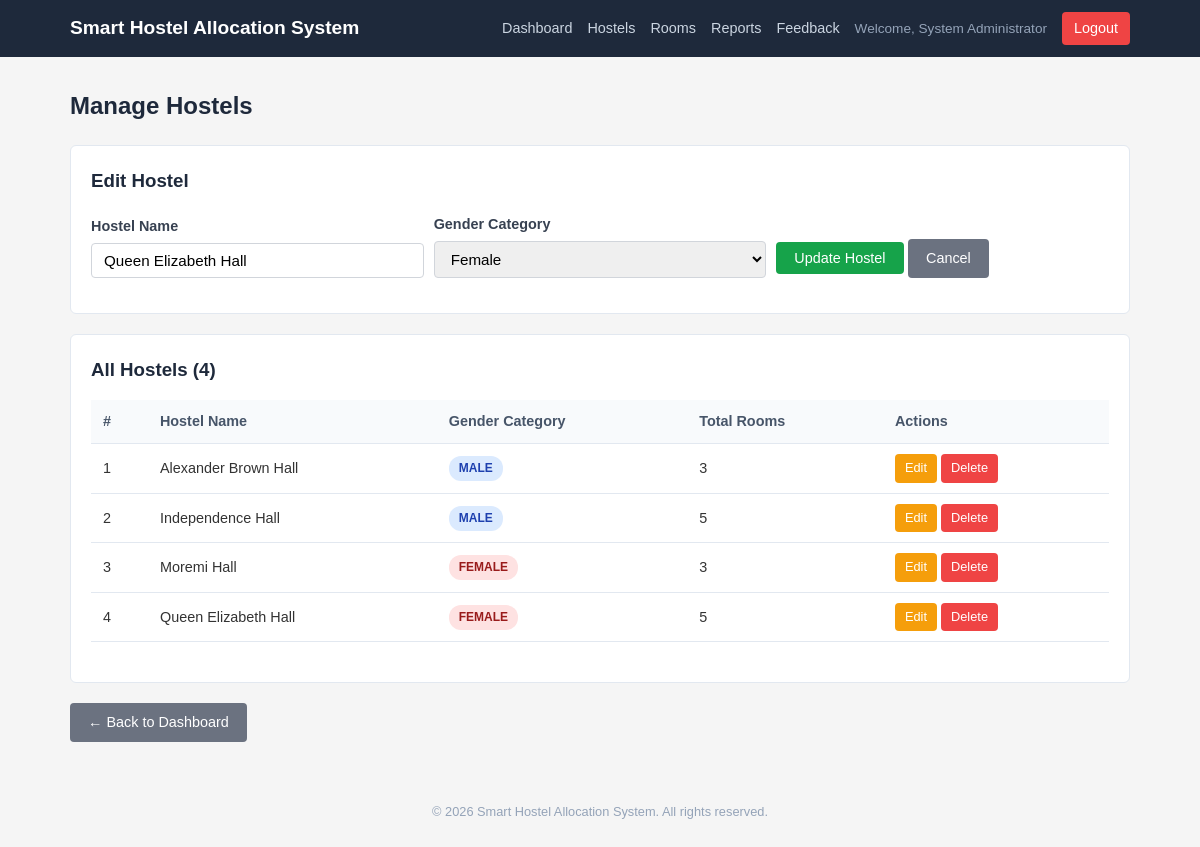
Screenshot of /old_php_version/admin/manage_hostels.php?edit=2 (signed in) with the database file from the repository.
### tables this page shows
CREATE TABLE IF NOT EXISTS hostels (
    hostel_id INT AUTO_INCREMENT PRIMARY KEY,
    hostel_name VARCHAR(100) NOT NULL,
    gender_category ENUM('Male', 'Female') NOT NULL,
    total_rooms INT NOT NULL DEFAULT 0,
    created_at DATETIME DEFAULT CURRENT_TIMESTAMP
);

### old_php_version/includes/functions.php (called while the page is built, shortened)
<?php
require_once __DIR__ . '/config.php';
function getAllHostels() {
    global $conn;
    $query = "SELECT * FROM hostels ORDER BY hostel_name ASC";
    $result = mysqli_query($conn, $query);
    $hostels = [];
    while ($row = mysqli_fetch_assoc($result)) {
        $hostels[] = $row;
    }
    return $hostels;
}
function getHostelById($hostelId) {
    global $conn;
    $hostelId = (int)$hostelId;
    $query = "SELECT * FROM hostels WHERE hostel_id = $hostelId LIMIT 1";
    $result = mysqli_query($conn, $query);
    return ($result && mysqli_num_rows($result) === 1) ? mysqli_fetch_assoc($result) : null;
}
function sanitize($str) {
    return htmlspecialchars($str, ENT_QUOTES, 'UTF-8');
}

### old_php_version/admin/manage_hostels.php (the view, shortened to what this page needs)
<?php
require_once __DIR__ . '/../includes/auth.php';
require_once __DIR__ . '/../includes/functions.php';
$editHostel = null;
if (isset($_GET['edit'])) {
    $editHostel = getHostelById((int)$_GET['edit']);
}
$hostels = getAllHostels();
include __DIR__ . '/../includes/header.php';
?>
<h1 class="page-title">Manage Hostels</h1>
<div class="card">
    <h3><?php echo $editHostel ? 'Edit Hostel' : 'Add New Hostel'; ?></h3>
    <form method="POST" action="" class="form-inline">
        <div class="form-group">
            <label for="hostel_name">Hostel Name</label>
            <input type="text" id="hostel_name" name="hostel_name" required
                   value="<?php echo $editHostel ? sanitize($editHostel['hostel_name']) : ''; ?>"
                   placeholder="e.g., Independence Hall">
        </div>
        <div class="form-group">
            <label for="gender_category">Gender Category</label>
            <select id="gender_category" name="gender_category" required>
                <option value="Female" <?php echo ($editHostel && $editHostel['gender_category'] === 'Female') ? 'selected' : ''; ?>>Female</option>
            </select>
        </div>
        <div class="form-group">
            <label>&nbsp;</label>
            <?php if ($editHostel): ?>
                <button type="submit" name="edit_hostel" class="btn btn-success">Update Hostel</button>
                <a href="<?php echo BASE_URL; ?>/admin/manage_hostels.php" class="btn btn-secondary">Cancel</a>
            <?php else: ?>
                <button type="submit" name="add_hostel" class="btn btn-primary">Add Hostel</button>
            <?php endif; ?>
        </div>
    </form>
</div>
<div class="card">
    <h3>All Hostels (<?php echo count($hostels); ?>)</h3>
    <?php if (empty($hostels)): ?>
        <p>No hostels have been added yet.</p>
    <?php else: ?>
        <div class="table-wrapper">
            <table>
                <thead>
                    <tr>
                        <th>#</th>
                        <th>Hostel Name</th>
                        <th>Gender Category</th>
                        <th>Total Rooms</th>
                        <th>Actions</th>
                    </tr>
                </thead>
                <tbody>
                    <?php foreach ($hostels as $index => $hostel): ?>
                        <tr>
                            <td><?php echo $index + 1; ?></td>
                            <td><?php echo sanitize($hostel['hostel_name']); ?></td>
                            <td><span class="badge <?php echo $hostel['gender_category'] === 'Male' ? 'badge-blue' : 'badge-red'; ?>"><?php echo $hostel['gender_category']; ?></span></td>
                            <td><?php echo $hostel['total_rooms']; ?></td>
                            <td>
                                <a href="?edit=<?php echo $hostel['hostel_id']; ?>" class="btn btn-warning btn-sm">Edit</a>
                                <a href="?delete=<?php echo $hostel['hostel_id']; ?>" class="btn btn-danger btn-sm"
                                   onclick="return confirmDelete('hostel')">Delete</a>
                            </td>
                        </tr>
                    <?php endforeach; ?>
                </tbody>
            </table>
        </div>
    <?php endif; ?>
</div>
<p style="margin-top: 15px;">
    <a href="<?php echo BASE_URL; ?>/admin/dashboard.php" class="btn btn-secondary">← Back to Dashboard</a>
</p>
<footer>
    <p>&copy; <?php echo date('Y'); ?> <?php echo APP_NAME; ?>. All rights reserved.</p>
</footer>
</body>
</html>

### frontend/assets/css/style.css (style rules this page uses)
*, *::before, *::after { margin: 0; padding: 0; box-sizing: border-box; }
body { font-family: Arial, Helvetica, sans-serif; line-height: 1.6; color: #333; background-color: #f5f5f5; }
a { color: #2563eb; text-decoration: none; }
.page-title { font-size: 1.5rem; margin-bottom: 20px; color: #1e293b; }
.card { background: #fff; border: 1px solid #e2e8f0; border-radius: 6px; padding: 20px; margin-bottom: 20px; }
.card h2, .card h3 { margin-bottom: 15px; color: #1e293b; }
.form-group { margin-bottom: 15px; }
.form-group label { display: block; margin-bottom: 5px; font-weight: bold; font-size: 0.9rem; color: #374151; }
.form-group input, .form-group select, .form-group textarea { width: 100%; padding: 8px 12px; border: 1px solid #d1d5db; border-radius: 4px; font-size: 0.95rem; font-family: inherit; }
.form-inline { display: flex; gap: 10px; align-items: flex-end; flex-wrap: wrap; }
.form-inline .form-group { flex: 1; min-width: 150px; }
.btn { display: inline-block; padding: 8px 18px; border: none; border-radius: 4px; font-size: 0.9rem; cursor: pointer; text-decoration: none; text-align: center; transition: background 0.2s; }
.btn-success { background: #16a34a; color: #fff; }
.btn-danger { background: #ef4444; color: #fff; }
.btn-warning { background: #f59e0b; color: #fff; }
.btn-secondary { background: #6b7280; color: #fff; }
.btn-sm { padding: 4px 10px; font-size: 0.8rem; }
.table-wrapper { overflow-x: auto; }
table { width: 100%; border-collapse: collapse; margin-bottom: 20px; background: #fff; }
table th, table td { padding: 10px 12px; text-align: left; border-bottom: 1px solid #e2e8f0; font-size: 0.9rem; }
table th { background: #f8fafc; font-weight: bold; color: #475569; }
.badge { display: inline-block; padding: 3px 10px; border-radius: 12px; font-size: 0.75rem; font-weight: bold; text-transform: uppercase; }
.badge-red { background: #fee2e2; color: #991b1b; }
.badge-blue { background: #dbeafe; color: #1e40af; }
footer { text-align: center; padding: 20px; color: #94a3b8; font-size: 0.8rem; margin-top: 40px; }

### rows the page displays
hostels: hostel_name "Queen Elizabeth Hall", gender_category "Female", gender_category "FEMALE", total_rooms "5"
hostels: hostel_name "Alexander Brown Hall", gender_category "MALE", total_rooms "3"
hostels: hostel_name "Independence Hall", gender_category "MALE", total_rooms "5"
hostels: hostel_name "Moremi Hall", gender_category "FEMALE", total_rooms "3"

### other values shown
APP_NAME "Smart Hostel Allocation System"
getCurrentUserName() "System Administrator"
count($hostels) "4"
